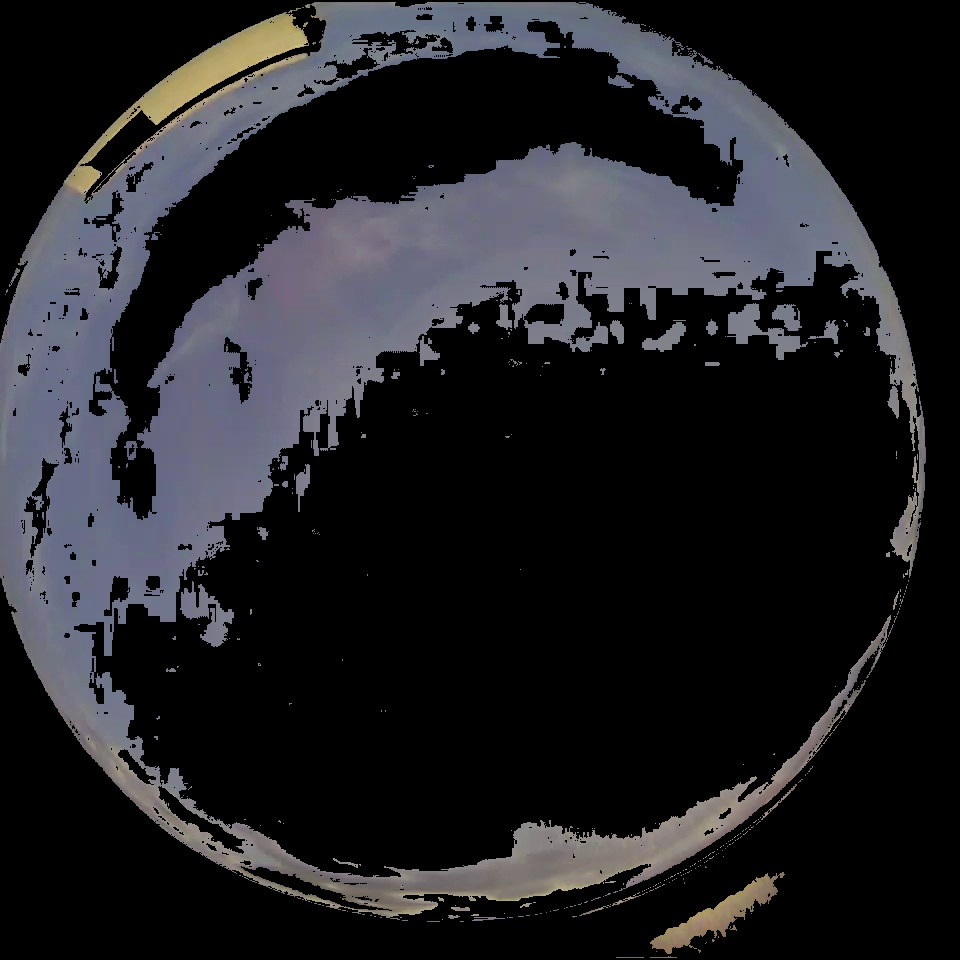
#> input picture segmented_images/label_cloud103_28.jpg, 960 x 960 px; its folder holds only this picture in this run
$ python augmentation.py
#> lines starting #> are read from the running program, lines starting #| are printed output that depends on the picture
#> further down, segmented_image is the input picture: shape (960, 960, 3); mean B, G, R 37.3, 33.6, 33.5
import os
import cv2

# Define the input folder containing the segmented images
segmented_image_folder = "segmented_images"

# Create the output directory for augmented images if it doesn't exist
augmented_image_folder = "augmented_images"
os.makedirs(augmented_image_folder, exist_ok=True)

# Function to apply image augmentation
def augment_image(image):
    # Define the augmentation operations you want to apply here.
    # For example, you can apply operations like rotation, flipping, brightness adjustment, etc.
    # Here, we'll demonstrate rotation and horizontal flipping as examples.

    # Rotate the image (you can specify the angle)
    rotated_image = cv2.rotate(image, cv2.ROTATE_90_CLOCKWISE)
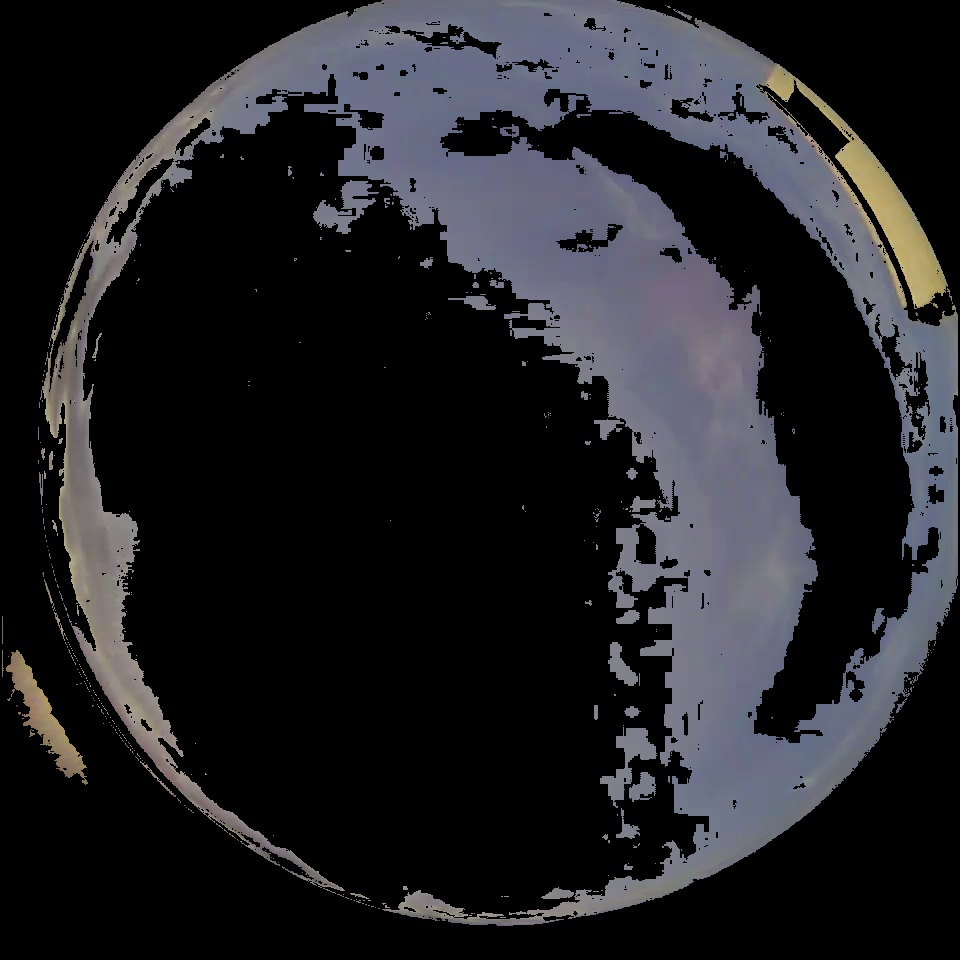
#> rotated_image: shape (960, 960, 3); mean B, G, R 37.3, 33.6, 33.5

    # Horizontal flip the image
    flipped_image = cv2.flip(image, 1)
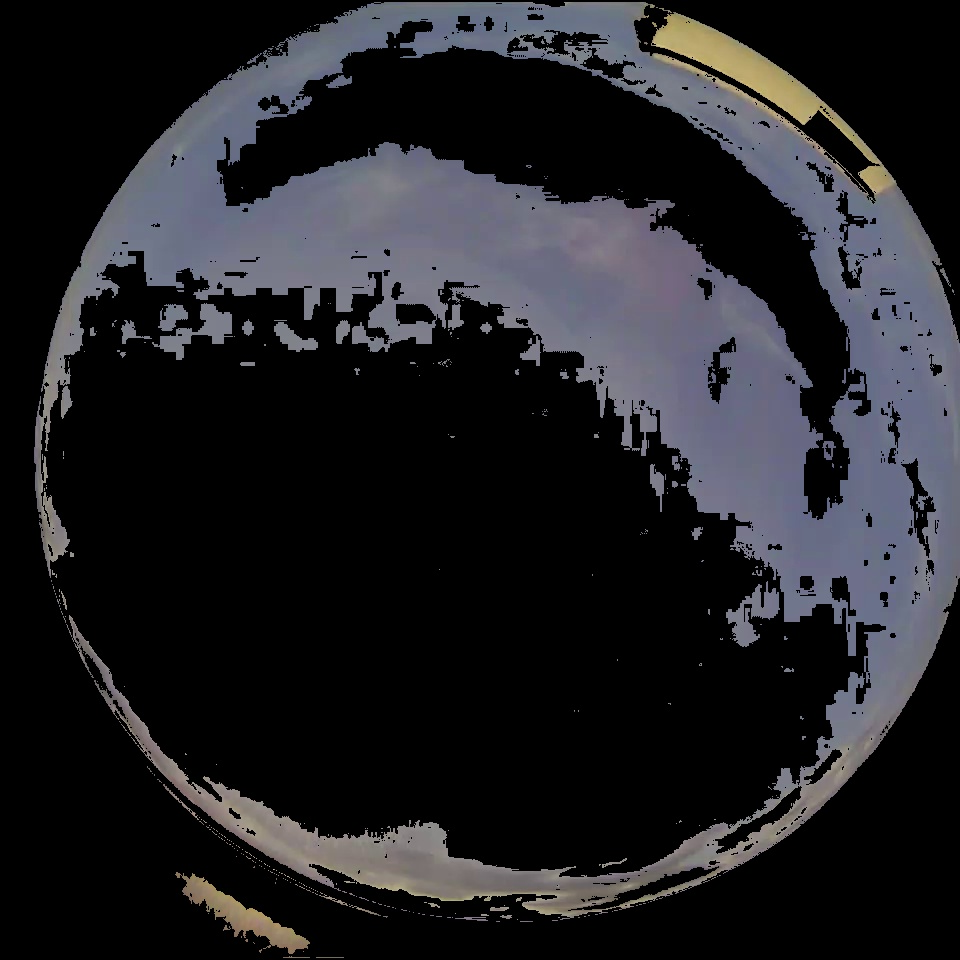
#> flipped_image: shape (960, 960, 3); mean B, G, R 37.3, 33.6, 33.5

    return [rotated_image, flipped_image]

# Iterate through the segmented images in the folder
for filename in os.listdir(segmented_image_folder):
    if filename.endswith('.jpg'):
        segmented_image_path = os.path.join(segmented_image_folder, filename)

        # Read the segmented image
        segmented_image = cv2.imread(segmented_image_path)

        # Augment the image
        augmented_images = augment_image(segmented_image)
#> augmented_images = 2 items

        # Save augmented images with new filenames
        for i, augmented_image in enumerate(augmented_images):
            augmented_filename = f"{filename.replace('.jpg', '')}%augmented_{i}.jpg"
            augmented_image_path = os.path.join(augmented_image_folder, augmented_filename)
            cv2.imwrite(augmented_image_path, augmented_image)
#> this loop made 2 passes
#> augmented_filename on passes 1 to 2: 'label_cloud103_28%augmented_0.jpg', 'label_cloud103_28%augmented_1.jpg'

# Print a message indicating the completion
print("Augmented images saved in the 'augmented_images' folder.")

$ run again, on segmented_images/label_cloud144_28.jpg
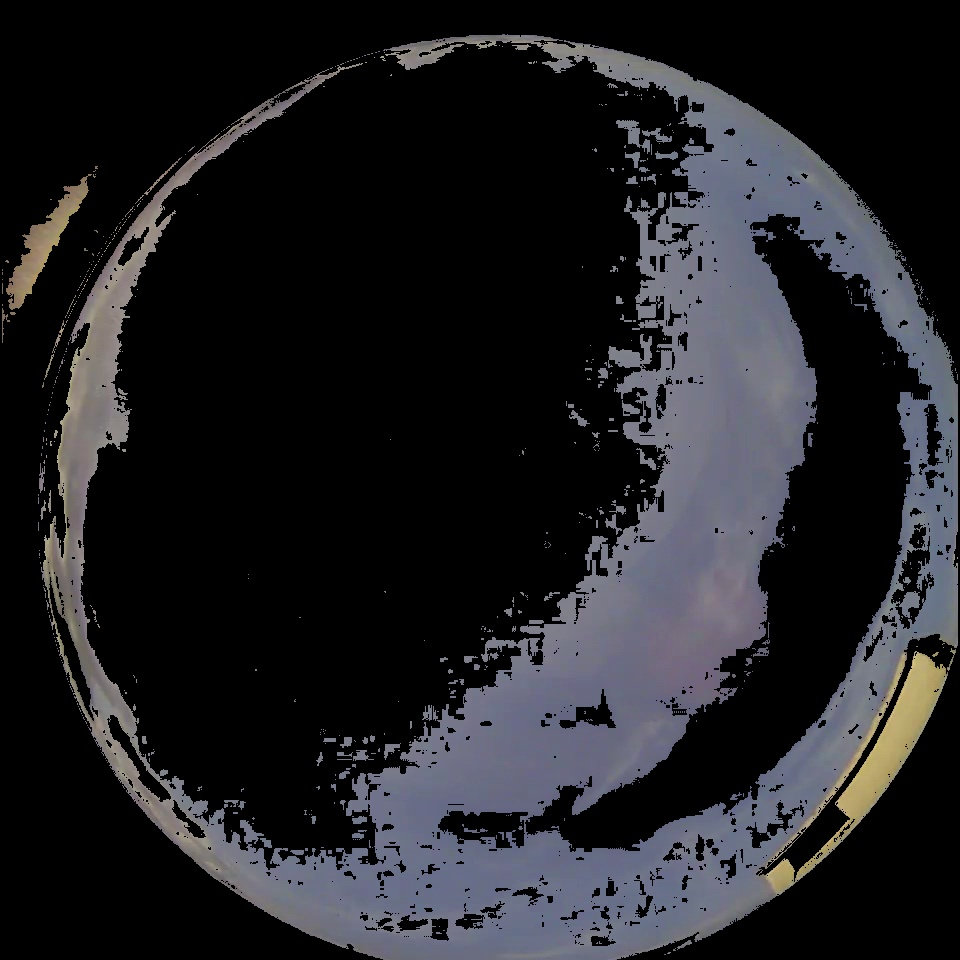
#> input picture segmented_images/label_cloud144_28.jpg, 960 x 960 px
#> segmented_image is the input picture: shape (960, 960, 3); mean B, G, R 36.8, 33.2, 33.1
#> in augment_image, `rotated_image = cv2.rotate(image, cv2.ROTATE_90_CLOCKWISE)`:
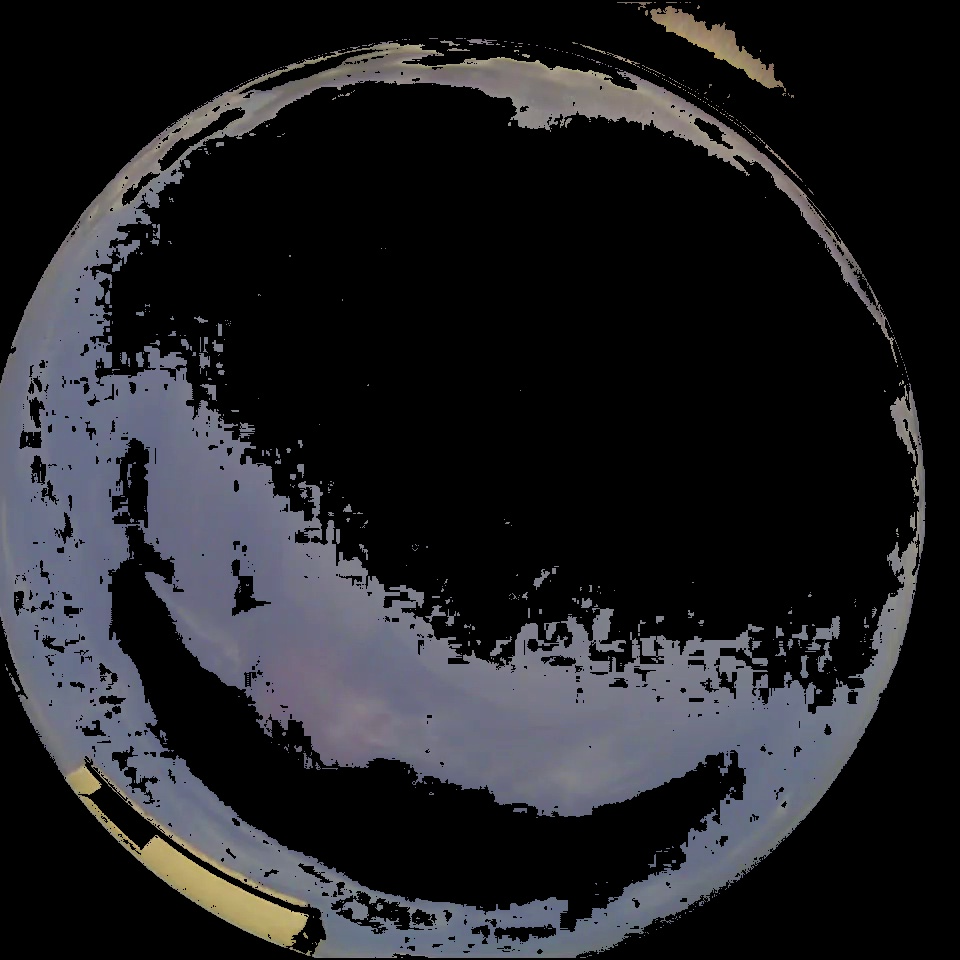
#> rotated_image: shape (960, 960, 3); mean B, G, R 36.8, 33.2, 33.1
#> in augment_image, `flipped_image = cv2.flip(image, 1)`:
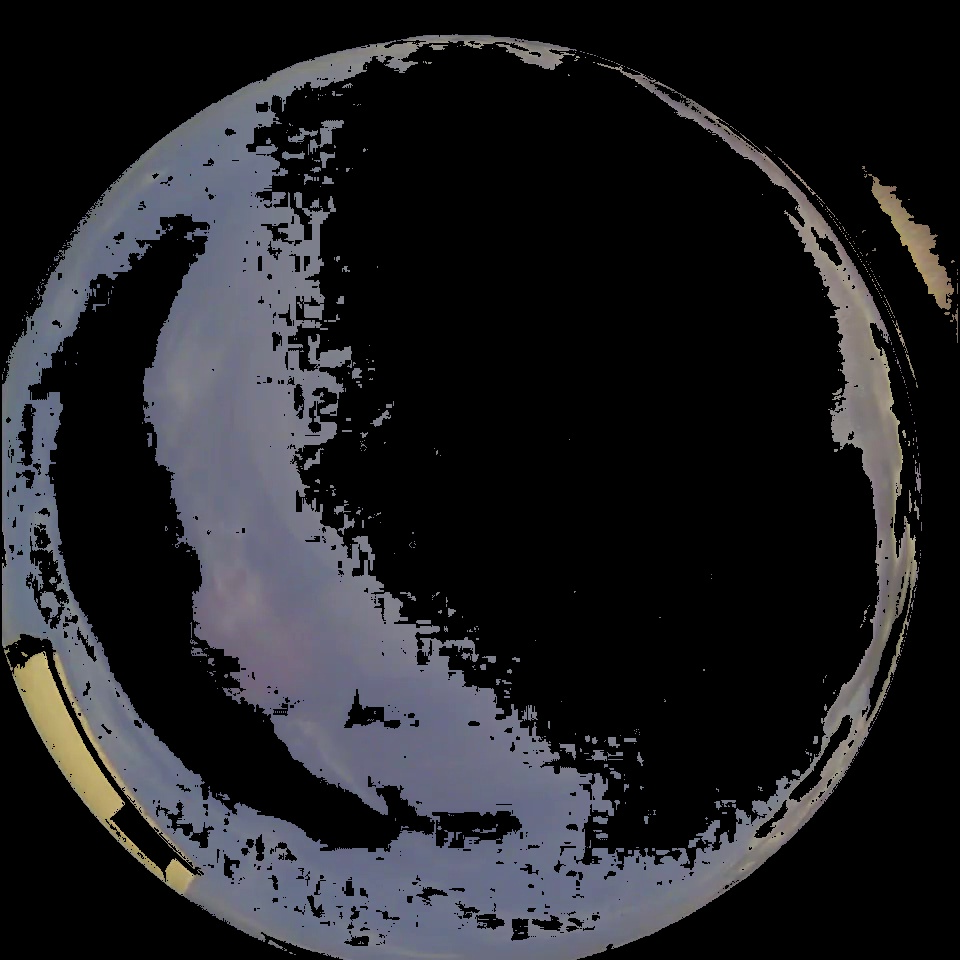
#> flipped_image: shape (960, 960, 3); mean B, G, R 36.8, 33.2, 33.1
#> augmented_images = 2 items
#> the loop `for i, augmented_image in enumerate(augmented_images):` made 2 passes
#> augmented_filename on passes 1 to 2: 'label_cloud144_28%augmented_0.jpg', 'label_cloud144_28%augmented_1.jpg'
